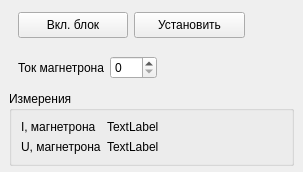
        <widget class="QWidget" name="tab_blockDC">
         <attribute name="icon">
          <iconset resource="resources.qrc">
           <normaloff>:/icons/icons/icons8-probability-collision-100.png</normaloff>:/icons/icons/icons8-probability-collision-100.png</iconset>
         </attribute>
         <attribute name="title">
          <string>DC</string>
         </attribute>
         <layout class="QVBoxLayout" name="verticalLayout_5">
          <property name="leftMargin">
           <number>9</number>
          </property>
          <property name="topMargin">
           <number>6</number>
          </property>
          <property name="rightMargin">
           <number>9</number>
          </property>
          <property name="bottomMargin">
           <number>6</number>
          </property>
          <item>
           <layout class="QHBoxLayout" name="horizontalLayout_13">
            <property name="leftMargin">
             <number>9</number>
            </property>
            <property name="topMargin">
             <number>6</number>
            </property>
            <property name="rightMargin">
             <number>9</number>
            </property>
            <property name="bottomMargin">
             <number>6</number>
            </property>
            <item>
             <widget class="QPushButton" name="pushButton_enableDcBlock">
              <property name="enabled">
               <bool>true</bool>
              </property>
              <property name="minimumSize">
               <size>
                <width>110</width>
                <height>26</height>
               </size>
              </property>
              <property name="maximumSize">
               <size>
                <width>110</width>
                <height>26</height>
               </size>
              </property>
              <property name="text">
               <string>Вкл. блок</string>
              </property>
              <property name="icon">
               <iconset resource="resources.qrc">
                <normaloff>:/icons/icons/icons8-enable52.png</normaloff>:/icons/icons/icons8-enable52.png</iconset>
              </property>
              <property name="checkable">
               <bool>true</bool>
              </property>
              <property name="autoDefault">
               <bool>false</bool>
              </property>
              <property name="default">
               <bool>false</bool>
              </property>
              <property name="flat">
               <bool>false</bool>
              </property>
             </widget>
            </item>
            <item>
             <widget class="QPushButton" name="pushButton_CurrentDcMagnetron">
              <property name="minimumSize">
               <size>
                <width>111</width>
                <height>26</height>
               </size>
              </property>
              <property name="maximumSize">
               <size>
                <width>111</width>
                <height>26</height>
               </size>
              </property>
              <property name="text">
               <string>Установить</string>
              </property>
              <property name="icon">
               <iconset resource="resources.qrc">
                <normaloff>:/icons/icons/icons8-fast.png</normaloff>:/icons/icons/icons8-fast.png</iconset>
              </property>
              <property name="checkable">
               <bool>true</bool>
              </property>
             </widget>
            </item>
            <item>
             <spacer name="horizontalSpacer_9">
              <property name="orientation">
               <enum>Qt::Horizontal</enum>
              </property>
              <property name="sizeHint" stdset="0">
               <size>
                <width>40</width>
                <height>20</height>
               </size>
              </property>
             </spacer>
            </item>
           </layout>
          </item>
          <item>
           <layout class="QGridLayout" name="gridLayout">
            <property name="leftMargin">
             <number>9</number>
            </property>
            <property name="topMargin">
             <number>6</number>
            </property>
            <property name="rightMargin">
             <number>9</number>
            </property>
            <property name="bottomMargin">
             <number>6</number>
            </property>
            <property name="horizontalSpacing">
             <number>6</number>
            </property>
            <item row="0" column="2">
             <spacer name="horizontalSpacer_7">
              <property name="orientation">
               <enum>Qt::Horizontal</enum>
              </property>
              <property name="sizeHint" stdset="0">
               <size>
                <width>40</width>
                <height>20</height>
               </size>
              </property>
             </spacer>
            </item>
            <item row="0" column="1">
             <widget class="QSpinBox" name="spinBox_CurrentDcMagnetron">
              <property name="maximum">
               <number>255</number>
              </property>
             </widget>
            </item>
            <item row="0" column="0">
             <widget class="QLabel" name="label_CurrentDcMagnetron">
              <property name="text">
               <string>Ток магнетрона</string>
              </property>
             </widget>
            </item>
           </layout>
          </item>
          <item>
           <widget class="QGroupBox" name="groupBox_meas_blockDC">
            <property name="title">
             <string>Измерения</string>
            </property>
            <property name="flat">
             <bool>true</bool>
            </property>
            <layout class="QFormLayout" name="formLayout">
             <item row="0" column="0">
              <widget class="QLabel" name="label_I_DcMagnetron">
               <property name="text">
                <string>I, магнетрона</string>
               </property>
              </widget>
             </item>
             <item row="0" column="1">
              <widget class="QLabel" name="label_isI_DcMagnetron">
               <property name="text">
                <string>TextLabel</string>
               </property>
              </widget>
             </item>
             <item row="1" column="0">
              <widget class="QLabel" name="label_U_DcMagnetron">
               <property name="text">
                <string>U, магнетрона</string>
               </property>
              </widget>
             </item>
             <item row="1" column="1">
              <widget class="QLabel" name="label_isU_DcMagnetron">
               <property name="text">
                <string>TextLabel</string>
               </property>
              </widget>
             </item>
            </layout>
           </widget>
          </item>
         </layout>
        </widget>
